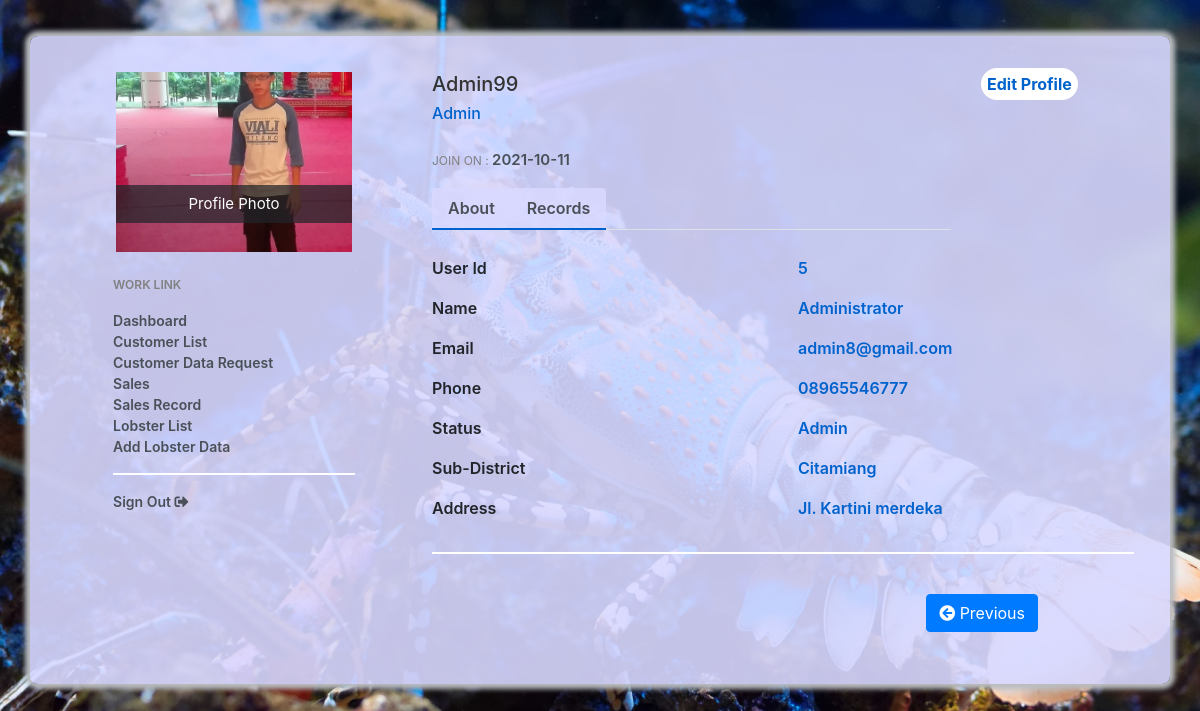
/profile.php?id=5 (signed in), run on the app's committed database.
### tables this page shows
CREATE TABLE `users` (
  `id` int(11) NOT NULL,
  `username` varchar(50) NOT NULL,
  `email` varchar(50) NOT NULL,
  `password` varchar(50) NOT NULL,
  `full_name` varchar(150) NOT NULL,
  `create_datetime` date NOT NULL,
  `update_on` varchar(16) NOT NULL,
  `address` varchar(254) NOT NULL,
  `subdistrict` varchar(100) NOT NULL,
  `phone` char(13) NOT NULL,
  `level` varchar(30) NOT NULL,
  `post_code` int(8) NOT NULL,
  `img_location` varchar(150) NOT NULL,
  `activation` varchar(20) NOT NULL
);

### profile.php (the view, shortened to what this page needs)
<?php
$user_id = $_SESSION['user_id'];
if(isset($_GET['id']))
{
$id = $_GET['id'];
    $server = "localhost";
    $user = "root";
    $pass = "";
    $database = "database";
    $conn = mysqli_connect($server, $user, $pass, $database) or die(mysqli_error());
        $sql = "SELECT * FROM users WHERE id=$id";
        $res = mysqli_query($conn, $sql);
        if($res==true)
            {
                $row = mysqli_fetch_assoc($res);
                $username = $row['username'];
                $full_name = $row['full_name'];
                $email = $row['email'];
                $id = $row['id'];
                $address = $row['address'];
                $subdistrict = $row['subdistrict'];
                $phone = $row['phone'];
                $profile_img = $row['img_location'];
                $status = $row['level'];
                $created_on = $row['create_datetime'];
            }
    }
    else
    {
        header("Location: admin_listuser.php");
    }
?>
<head>
<link href="https://maxcdn.bootstrapcdn.com/bootstrap/4.1.1/css/bootstrap.min.css" rel="stylesheet" id="bootstrap-css">
<link rel="stylesheet" href="https://cdnjs.cloudflare.com/ajax/libs/jquery/3.2.1/jquery.min.js">
<link rel="stylesheet" href="https://use.fontawesome.com/releases/v5.6.3/css/all.css">
<link rel="stylesheet" href="css/profile.css">
</head>
<body>
<div class="container emp-profile">
            <form method="post">
                <div class="row">
                    <div class="col-md-4">
                        <div class="profile-img">
                            <img src="img/<?php echo $profile_img ?>" alt=""/>
                            <div class="file btn btn-lg btn-primary">
                                Profile Photo
                            </div>
                        </div>
                    </div>
                    <div class="col-md-6">
                        <div class="profile-head">
                                    <h5>
                                        <?php echo $username; ?>
                                    </h5>
                                    <h6>
                                        <?php echo $status; ?>
                                    </h6>
                                    <p class="proile-rating">JOIN ON : <span><?php echo $created_on; ?></span></p>
                            <ul class="nav nav-tabs" id="myTab" role="tablist">
                                <li class="nav-item">
                                    <a class="nav-link active" id="home-tab" data-toggle="tab" href="#about" role="tab" aria-controls="home" aria-selected="true">About</a>
                                </li>
                                <li class="nav-item hover">
                                    <a class="nav-link active" id="profile-tab" data-toggle="tab" href="#records" role="tab" aria-controls="profile" aria-selected="false">Records</a>
                                </li>
                            </ul>
                        </div>
                    </div>
                    <div class="col-md-2">
                        <a href="editprofile.php?id=<?php echo $user_id;?>" class="profile-edit-btn" style="background: #fff; padding: 6px; text-decoration: none; font-weight: bold;">
                            Edit Profile
                        </a>
                    </div>
                </div>
                <div class="row">
                    <div class="col-md-4">
                        <div class="profile-work">
                            <p>WORK LINK</p>
                            <a href="view.php">Dashboard</a><br/>
                            <a href="customer_lists.php">Customer List</a><br/>
                            <a href="customer_req.php">Customer Data Request</a><br/>
                            <a href="sale.php">Sales</a><br/>
                            <a href="sales_record.php">Sales Record</a><br/>
                            <a href="view.php">Lobster List</a><br/>
                            <a href="member_add.php">Add Lobster Data</a><br/>
                            <hr style="border: 0.5px solid #fff;">
                            <a href="logout.php">Sign Out <i class="fas fa-sign-out-alt"></i></a>
                        </div>
                    </div>
                    <div class="col-md-8">
                        <div class="tab-content profile-tab" id="myTabContent">
                            <div class="tab-pane fade show active" id="about" role="tabpanel" aria-labelledby="home-tab">
                                <div class="row">
                                    <div class="col-md-6">
                                        <label>User Id</label>
                                    </div>
                                    <div class="col-md-6">
                                        <p><?php echo $id; ?></p>
                                    </div>
                                </div>
                                <div class="row">
                                    <div class="col-md-6">
                                        <label>Name</label>
                                    </div>
                                    <div class="col-md-6">
                                        <p><?php echo $full_name; ?></p>
                                    </div>
                                </div>
                                <div class="row">
                                    <div class="col-md-6">
                                        <label>Email</label>
                                    </div>
                                    <div class="col-md-6">
                                        <p><?php echo $email; ?></p>
                                    </div>
                                </div>
                                <div class="row">
                                    <div class="col-md-6">
                                        <label>Phone</label>
                                    </div>
                                    <div class="col-md-6">
                                        <p><?php echo $phone; ?></p>
                                    </div>
                                </div>
                                <div class="row">
                                    <div class="col-md-6">
                                        <label>Status</label>
                                    </div>
                                    <div class="col-md-6">
                                        <p><?php echo $status; ?></p>
                                    </div>
                                </div>
                                 <div class="row">
                                    <div class="col-md-6">
                                        <label>Sub-District</label>
                                    </div>
                                    <div class="col-md-6">
                                        <p><?php echo $subdistrict; ?></p>
                                    </div>
                                </div>
                                <div class="row">
                                    <div class="col-md-6">
                                        <label>Address</label>
                                    </div>
                                    <div class="col-md-6">
                                        <p><?php echo $address; ?></p>
                                    </div>
                                </div>
                            </div>
                            <hr style="border: 0.5px solid white;">
                            <a href="javascript:history.back()" style="float: right; margin-right: 6em;" class="btn btn-primary mt-4">
                                <i class="fas fa-arrow-circle-left"></i>  Previous
                            </a>
                        </div>
                    </div>
                </div>
            </form>
        </div>
    </body>

### css/profile.css (style rules this page uses)
.emp-profile { padding: 3%; margin-top: 3%; margin-bottom: 3%; border-radius: 0.5rem; background: rgba(217, 217, 255, 0.9); box-shadow: 0px 0px 5px 5px #b9bcbf; }
.profile-img { text-align: center; }
.profile-img img { width: 70%; height: 180px; object-fit: cover; }
.profile-img .file { position: relative; overflow: hidden; margin-top: -20%; width: 70%; border: none; border-radius: 0; font-size: 15px; background: #212529b8; }
.profile-head h5 { color: #333; }
.profile-head h6 { color: #0062cc; }
.profile-edit-btn { border: none; border-radius: 1.5rem; width: 70%; padding: 2%; font-weight: 600; color: #0062cc; cursor: pointer; }
.proile-rating { font-size: 12px; color: #818182; margin-top: 5%; }
.proile-rating span { color: #495057; font-size: 15px; font-weight: 600; }
.profile-head .nav-tabs { margin-bottom:5%; }
.profile-head .nav-tabs .nav-link { font-weight:600; border: none; }
.profile-head .nav-tabs .nav-link.active { border: none; border-bottom:2px solid #0062cc; background-color: #d9d9ffe6; }
.profile-work { padding: 14%; margin-top: -15%; }
.profile-work p { font-size: 12px; color: #818182; font-weight: 600; margin-top: 10%; }
.profile-work a { text-decoration: none; color: #495057; font-weight: 600; font-size: 14px; }
.profile-tab label { font-weight: 600; }
.profile-tab p { font-weight: 600; color: #0062cc; }

### profile.php (style rules this page uses)
body { background-image: url("back/blue_lobster1.jpg"); background-attachment: fixed; background-repeat:no-repeat; background-size:cover; }

### data on the page
users: img_location (picture), username "Admin99", level "Admin", create_datetime "2021-10-11", id "5", full_name "Administrator", email "admin8@gmail.com", phone "08965546777", subdistrict "Citamiang", address "Jl. Kartini merdeka"
